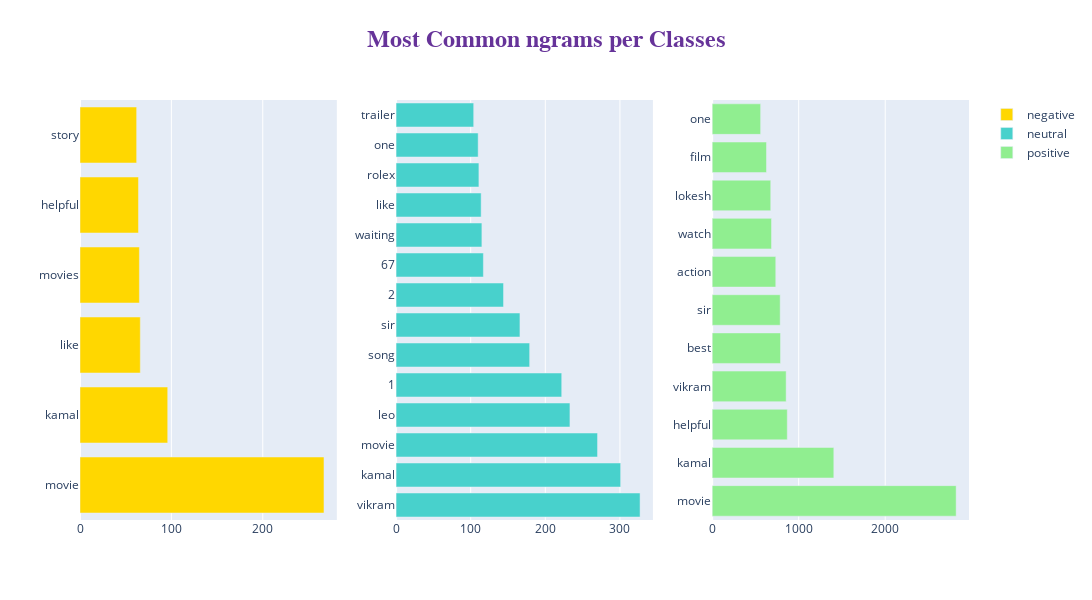

Notebook code for this chart:
### Markdown cell above
#### Most Common ngram per class

- The n-grams "Best," "Movie," "Kamal," and "Vikram" are the most frequently occurring combinations of words in the extracted data.
- These n-grams are likely to represent phrases or expressions commonly associated with the movie  under analysis.
- The prominence of these n-grams suggests that they are indicative of the positive sentiments, opinions, or discussions related to the content.
- These frequently occurring n-grams could provide valuable insights into the aspects of the movie that have garnered positive attention and praise from the audience.
- Analyzing these n-grams can help to uncover patterns and trends in the way viewers perceive and talk about the content.

### Code cell
fig = make_subplots(rows=1, cols=3)
title_ = ["negative", "neutral", "positive"]

for i in range(3):
    texts = data[data["label"] == i]['tokenized_review']

    new = texts.str.split()
    new = new.values.tolist()
    corpus = [word for i in new for word in i]
    counter = Counter(corpus)
    most = counter.most_common()
    x, y = [], []

    for word, count in most[:30]:
        if word not in stopWords_nltk:
            x.append(word)
            y.append(count)

    fig.add_trace(go.Bar(x=y,y=x,orientation='h', type="bar",name=title_[i], marker=dict(color=colors[i])), 1, i+1)
    
fig.update_layout(autosize=False,width=1300,height=600,title=dict(text='<b>Most Common ngrams per Classes</b>',x=0.5,y=0.95,font=dict(
        family="Courier New, monospace",
        size=24,
        color="RebeccaPurple"
        )
    ),)

fig.show()

### Figure 1 — Plotly figure (JSON) as saved in the notebook; plotly's stock layout.template omitted (floating-point values rounded to 4 significant figures)
{"data": [{"marker": {"color": "gold"}, "name": "negative", "orientation": "h", "type": "bar", "x": [267, 96, 66, 65, 64, 62], "xaxis": "x", "y": ["movie", "kamal", "like", "movies", "helpful", "story"], "yaxis": "y"}, {"marker": {"color": "mediumturquoise"}, "name": "neutral", "orientation": "h", "type": "bar", "x": [327, 301, 270, 233, 222, 179, 166, 144, 117, 115, 114, 111, 110, 104], "xaxis": "x2", "y": ["vikram", "kamal", "movie", "leo", "1", "song", "sir", "2", "67", "waiting", "like", "rolex", "one", "trailer"], "yaxis": "y2"}, {"marker": {"color": "lightgreen"}, "name": "positive", "orientation": "h", "type": "bar", "x": [2820, 1406, 868, 855, 790, 786, 735, 686, 677, 628, 560], "xaxis": "x3", "y": ["movie", "kamal", "helpful", "vikram", "best", "sir", "action", "watch", "lokesh", "film", "one"], "yaxis": "y3"}], "layout": {"autosize": false, "height": 600, "title": {"font": {"color": "RebeccaPurple", "family": "Courier New, monospace", "size": 24}, "text": "<b>Most Common ngrams per Classes</b>", "x": 0.5, "y": 0.95}, "width": 1300, "xaxis": {"anchor": "y", "domain": [0, 0.2889]}, "xaxis2": {"anchor": "y2", "domain": [0.3556, 0.6444]}, "xaxis3": {"anchor": "y3", "domain": [0.7111, 1]}, "yaxis": {"anchor": "x", "domain": [0, 1]}, "yaxis2": {"anchor": "x2", "domain": [0, 1]}, "yaxis3": {"anchor": "x3", "domain": [0, 1]}}}
